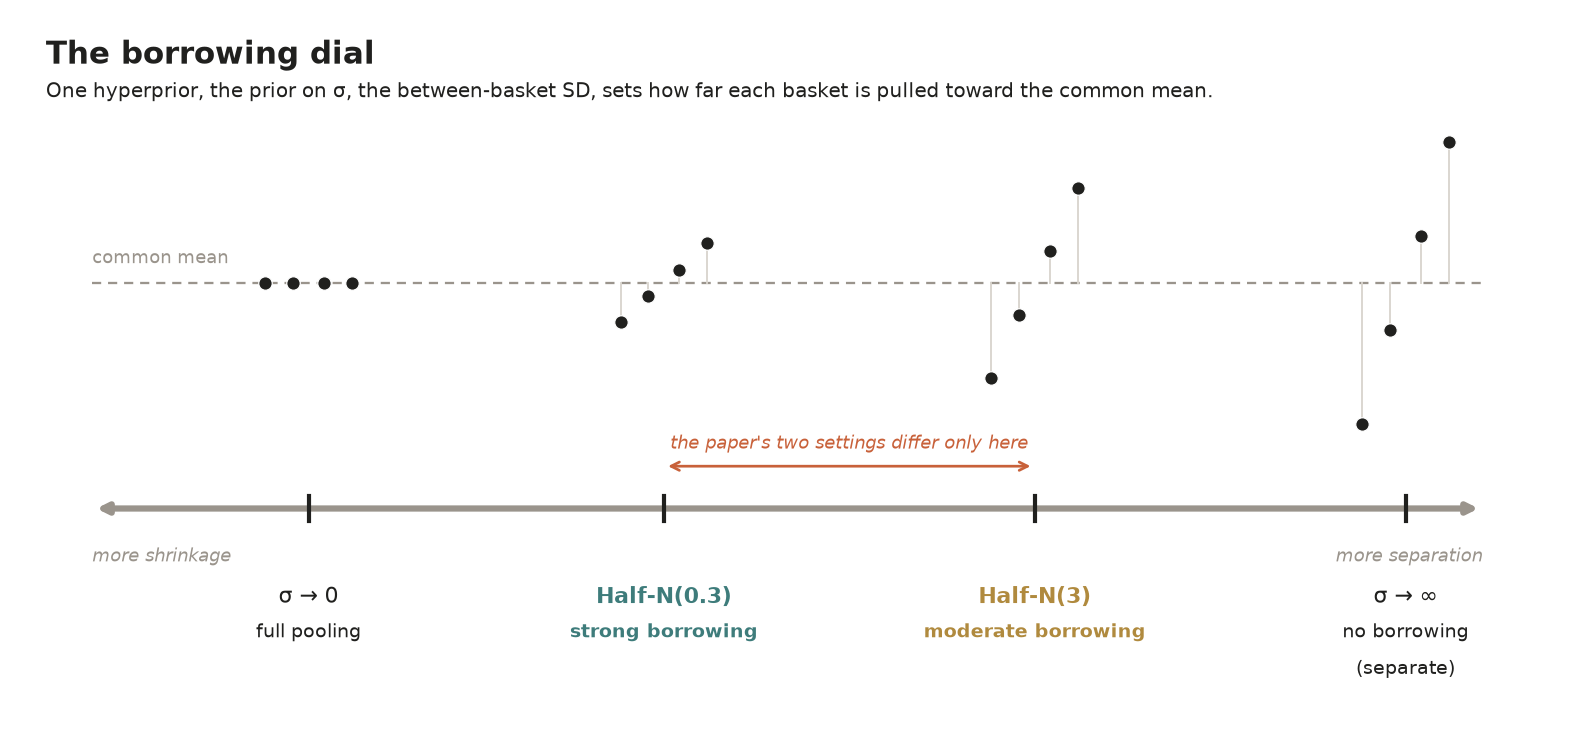

Generate this figure with Python:
"""Conceptual schematic: the borrowing dial (sigma = between-basket SD).
Not a data figure -- a diagram of how one hyperprior sets the degree of shrinkage,
from full pooling (sigma -> 0) to no borrowing (sigma -> infinity), with the paper's
two simulation settings, Half-N(0.3) and Half-N(3), marked."""
import numpy as np
import matplotlib
matplotlib.use("Agg")
import matplotlib.pyplot as plt
from pathlib import Path

INK="#20201E"; RUST="#C8613A"; TEAL="#3E7C7B"; GOLD="#B08A3E"; GREY="#9A948C"
LGREY="#D9D5CE"
plt.rcParams.update({'font.family':'DejaVu Sans','axes.edgecolor':INK,'figure.dpi':150})

fig, ax = plt.subplots(figsize=(10.6, 5.0))
ax.set_xlim(0, 1); ax.set_ylim(0, 1); ax.axis('off')

mean_y   = 0.62      # common (pooled) mean line
bar_y    = 0.30      # the dial bar
max_amp  = 0.110     # max vertical spread of basket dots

# four settings along the dial: x position, spread factor, label lines, highlight colour
settings = [
    (0.19, 0.00, ["σ → 0", "full pooling"],               None),
    (0.42, 0.34, ["Half-N(0.3)", "strong borrowing"],     TEAL),
    (0.66, 0.82, ["Half-N(3)", "moderate borrowing"],     GOLD),
    (0.90, 1.21, ["σ → ∞", "no borrowing", "(separate)"], None),
]
dot_dx = np.array([-0.028, -0.010, 0.010, 0.028])
base   = np.array([-1.5, -0.5, 0.5, 1.5])

# common-mean reference line
ax.plot([0.05, 0.95], [mean_y, mean_y], ls=(0,(4,3)), lw=1.1, color=GREY, zorder=1)
ax.text(0.05, mean_y+0.022, "common mean", fontsize=8.5, color=GREY, va='bottom')

# basket clusters
for x, spread, labels, hl in settings:
    ys = mean_y + base*spread*max_amp
    for k in range(4):
        ax.plot([x+dot_dx[k], x+dot_dx[k]], [mean_y, ys[k]], lw=0.9, color=LGREY, zorder=2)
    ax.scatter(x+dot_dx, ys, s=42, color=INK, zorder=3, edgecolor='white', linewidth=0.6)

# the dial bar (double-headed continuum)
ax.annotate("", xy=(0.95, bar_y), xytext=(0.05, bar_y),
            arrowprops=dict(arrowstyle='<|-|>', color=GREY, lw=3))
ax.text(0.05, bar_y-0.075, "more shrinkage", fontsize=8.5, color=GREY, ha='left', style='italic')
ax.text(0.95, bar_y-0.075, "more separation", fontsize=8.5, color=GREY, ha='right', style='italic')

# ticks + labels; highlight the two simulation settings
for x, spread, labels, hl in settings:
    ax.plot([x, x], [bar_y-0.018, bar_y+0.018], lw=2, color=INK, zorder=4)
    col = hl if hl else INK
    weight = 'bold' if hl else 'normal'
    for i, ln in enumerate(labels):
        yy = bar_y - 0.11 - i*0.052
        fs = 10.5 if i == 0 else 9.2
        ax.text(x, yy, ln, ha='center', va='top', fontsize=fs, color=col,
                fontweight=(weight if i < 2 else 'normal'))

# highlight band tying the two paper settings to "the borrowing dial"
ax.annotate("", xy=(0.66, bar_y+0.06), xytext=(0.42, bar_y+0.06),
            arrowprops=dict(arrowstyle='<->', color=RUST, lw=1.3))
ax.text(0.54, bar_y+0.085, "the paper's two settings differ only here",
        ha='center', fontsize=8.6, color=RUST, style='italic')

# titles
ax.text(0.02, 0.965, "The borrowing dial", fontsize=15, color=INK, fontweight='bold', va='top')
ax.text(0.02, 0.905,
        "One hyperprior, the prior on σ, the between-basket SD, sets how far "
        "each basket is pulled toward the common mean.",
        fontsize=9.6, color=INK, va='top')

plt.tight_layout()
output_path = Path(__file__).resolve().with_name("figure_borrowing_dial.png")
plt.savefig(output_path, bbox_inches='tight')
print(f"wrote {output_path}")
